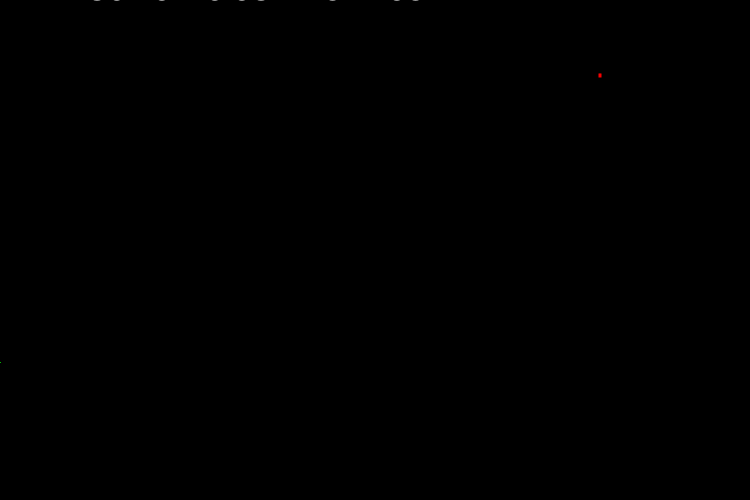
Frame 1 (no input)
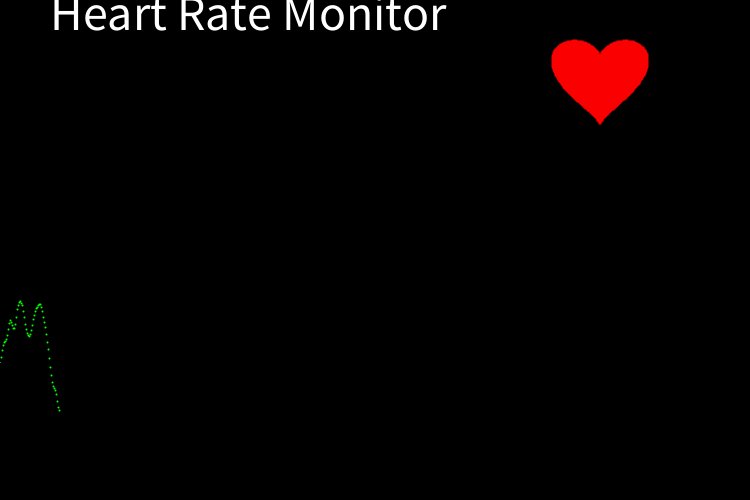
Frame 60 (the mouse pressed at the canvas centre just before this capture)
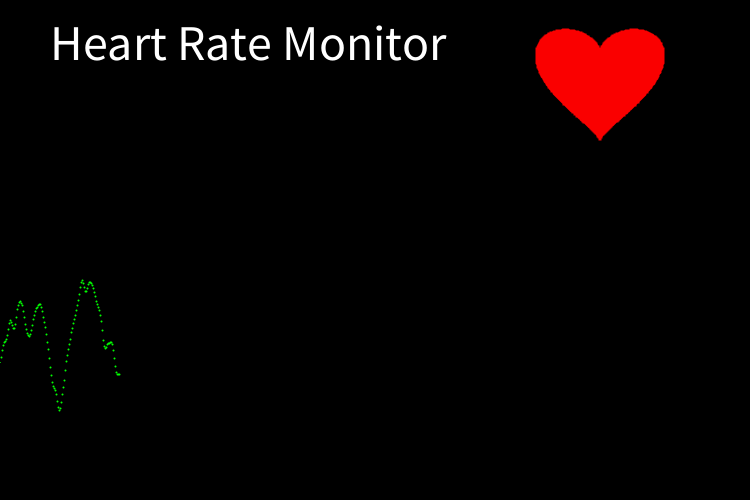
Frame 120 (the mouse held since frame 60 and released just before this capture)

The Processing sketch that drew these frames (run headless with seeded random() and noise(); from frame 60 on, the mouse is pressed at the canvas centre):

// Processing sketch: Semester_1_project_Alexios
// ── Semester_1_project_Alexios.pde
/*
Alexios Rekoutis
 6/29/2022
 Semester 1 project
 
 I was able to do everything I wanted to and do most of my reaches
 The one thing that I wish i could have done is make the heartbeat correspond with 
 the randomness of the EKG line
 I struggled with the actual structure of the Heart
 
 Reaches:
 use noise to create random line being drawn
 make a body for the ekg
 
 Goal:
 randomly generating points
 immitating an EKG (Karen from Spongebob)
 
 Baseline:
 make a frame with the name ekg
 (https://processing.org/reference/curlybraces.html) used for learning how to do for statements
 (https://mathworld.wolfram.com/HeartCurve.html) used to get the polar equations of a heart
 */
 
float y; // used to create the drawing EKG line (different data set)
float x = 0;

float h; //this is the variable for changing the height of the text 
float speedH = 0.5; //speed of the text moving up and down

float heartSize = 0; //in the heart shape data set
float heartSpeed = 0.05;

float scaleFactor = 2; //in the data set for scaling
float scaleSpeed = 0.5;


void setup() { //This applies to all of the code below 
  size(750, 500);
  background(0); //sets the color for the background
  stroke(0, 255, 0);
}

void draw() {
  fill(0); //this is the rectangle behind the text to also keep it from showing all versions of the txt
  noStroke();
  rect(50, 0, 400, 200);

  fill(255); //this is the code for the text
  textSize(50);
  text("Heart Rate Monitor", 50, h);

  h += speedH; //this is the text moving up and down

  if (h > 150) {
    speedH = -abs(speedH);
  }
  if (h < 50) {
    speedH = abs(speedH);
  }

  stroke(0, 255, 0); //this is the code for the EKG line that randomly generates
  y = noise(float(frameCount)/30); //used frameCount to create a random pattern
  point( x, (height-100) + (y-.75)*250);
  x++; //this is the speed of the EKG
  if (x>width) {
    background(0);
    x = 0;
  }
  noStroke(); //I placed a rectangle behind the heart so it was possible to see the growth and shrinkage
  fill(0);    //otherwise the heart looked like it was just staying still
  rect(500, 10, 200, 200);

  translate(600, 75); //this is the position of the heart
  fill(250, 0, 0);
  stroke(250, 0, 0); //this part of code is the actual coloring of the heart
  strokeWeight(2);
  
  //the heart immitates an actual heartbeat/breathing
  heartSize = heartSize + heartSpeed; //the lines below are the speed of the heart while it grows and shrinks
  if (heartSize >= 5) {
    heartSpeed = -abs(heartSpeed);
  }
  if (heartSize <=1) {
    heartSpeed = abs(heartSpeed);
  }

  beginShape(); //this is the code for the heart using sin and cos to create arcs and curves
  for (float t=0; t<=2*PI; t+=.01) {
    vertex((-16*heartSize*pow(sin(t), 3)), (-(13*heartSize*cos(t)-5*heartSize*cos(2*t)-2*heartSize*cos(3*t)-cos(4*t))));
  }
  endShape();
}

/*
peer feedback
 1. use if statement to move text up and down √ I got the text to move up and down
 2. if I cannot make the heart grow and shrink try to use pushmatrix and popmatrix to move it √ 
 I was able to make the heart grow and shrink
 3. maybe get the color to change X I didnt like how much the color changed
 */
